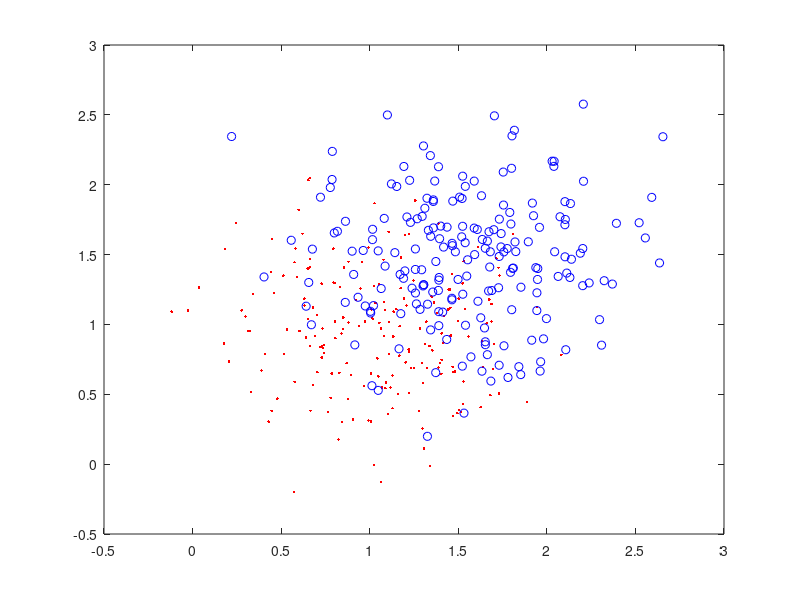

Write the MATLAB code that produced this figure. (Note: this script raises an error after producing the figure.)
close all; clc; clear; rand('seed',0); randn('seed',0);

%% Dataset
mu1 = [ 1, 1 ].';
mu2 = [ 1.5, 1.5 ].';
sigmasSquared = 0.2; 
d = size(mu1,1); 
 
nFeats = 200; 
 
X1 = mvnrnd( mu1, sigmasSquared*eye(d), nFeats ); 
X2 = mvnrnd( mu2, sigmasSquared*eye(d), nFeats ); 
 
figure(1), plot(X1(:,1),X1(:,2),'r.', X2(:,1),X2(:,2),'bo');

X = [X1; X2];
y = [ones(nFeats,1); -1*ones(nFeats,1)];

%% Generate the required SVM classifier
kernel='rbf';
kpar1=1;
kpar2=0;
C=5; 
tol=0.001;
steps=100000;
eps=10^(-10);
method=0;
[alpha, w0, w, evals, stp, glob] = SMO2(X, y,kernel, kpar1, kpar2, C, tol, steps, eps, method);

%% Compute the classification error on the training set
acuracia = 1 - (sum((2*(w*X'-w0>0)-1).*y'<0)/length(y));

%% Plot the classifier hyperplane
global figt4
figt4=2;
svcplot_book(X,y,kernel,kpar1,kpar2,alpha,-w0);


